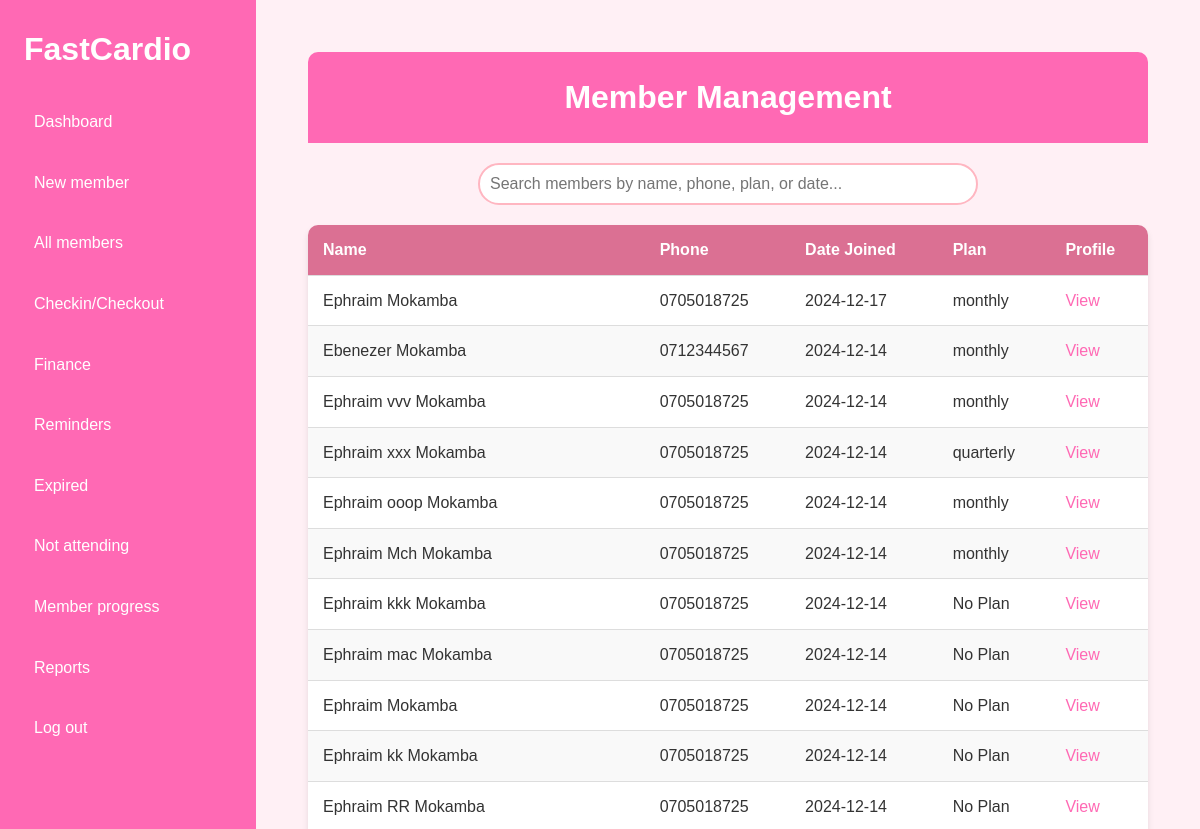
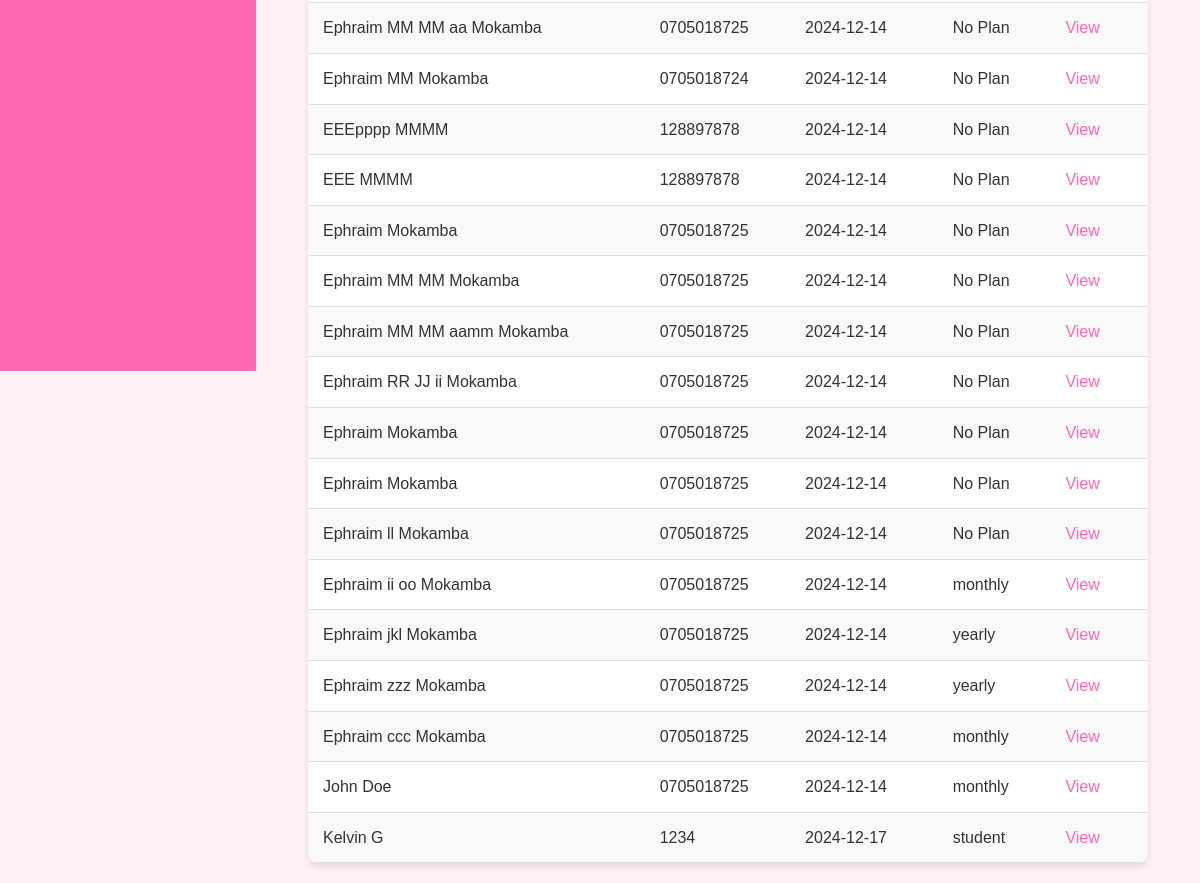
/members/, run on an earlier commit of the app's database (2 pictures, top to bottom).
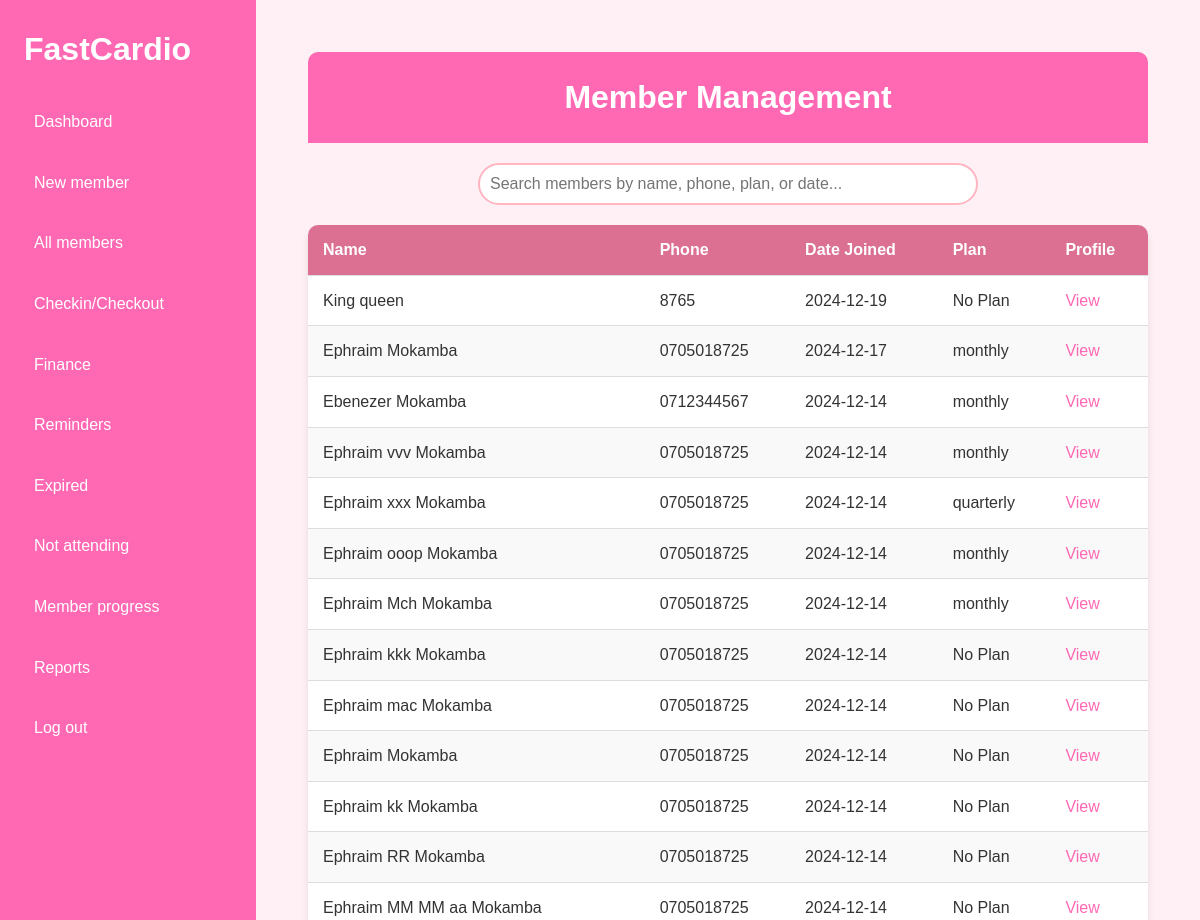
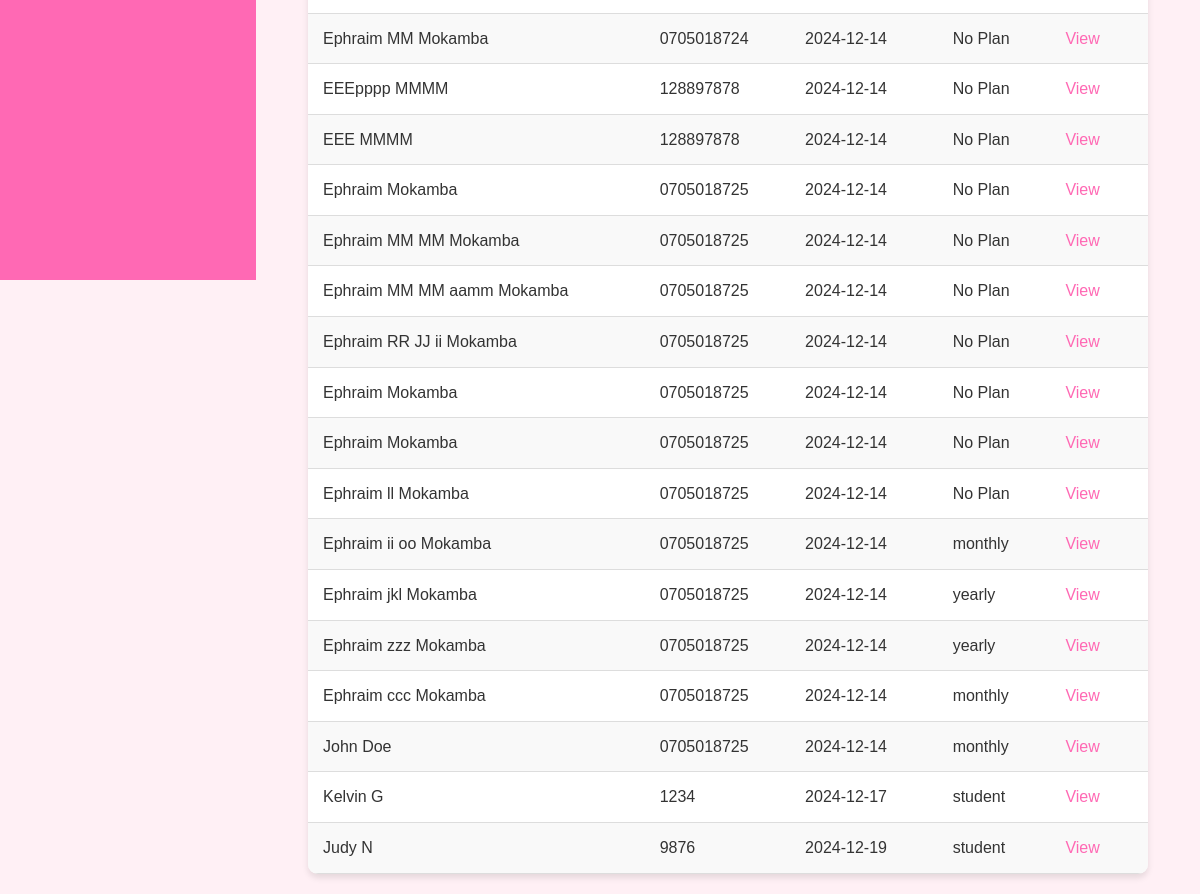
And on a later commit of the database (2 pictures, top to bottom).
### members/models.py (models this page shows, shortened)
class Member(models.Model):
    first_name = models.CharField(max_length=50)
    last_name = models.CharField(max_length=50)
    phone_number = models.CharField(max_length=15)
    date_joined = models.DateTimeField(auto_now_add=True)
    is_active = models.BooleanField(default=True)
    additional_info = models.TextField(blank=True,null=True)
    gender = models.CharField(max_length= 6)
    def __str__(self):
        return f"{self.first_name} {self.last_name}"

class PaymentDetails(models.Model):
    PLAN_CHOICES = [
        ('monthly', 'Monthly'),
        ('quarterly', 'Quarterly'),
        ('yearly', 'Yearly'),
        ('student', 'Student Package'),
    ]
    member = models.ForeignKey('Member', on_delete=models.CASCADE, related_name='payments', verbose_name="Member")
    plan = models.CharField(max_length=20, choices=PLAN_CHOICES, verbose_name="Payment Plan")
    amount = models.DecimalField(max_digits=10, decimal_places=2, verbose_name="Amount Paid")
    payment_date = models.DateField(default=timezone.now, verbose_name="Payment Date")
    transaction_id = models.CharField(max_length=100, blank=True, null=True, verbose_name="Transaction ID")
    class Meta:
        verbose_name = "Payment Detail"
        verbose_name_plural = "Payment Details"
        ordering = ['-payment_date']

### members/views.py (the view)
# urls.py: path('', include('members.urls'))
def members(request):
    members_with_payments = []
    for member in Member.objects.filter(is_active=True):
        payments = PaymentDetails.objects.filter(member=member)
        total_amount_paid = payments.aggregate(total=Sum('amount'))['total'] or 0
        latest_payment = payments.order_by('-payment_date').first()
        print(member.date_joined)
        member_data = {
            'id': member.id,
            'full_name': str(member),
            'first_name': member.first_name,
            'last_name': member.last_name,
            'phone_number': member.phone_number,
            'date_joined': member.date_joined,
            'additional_info': member.additional_info or '',
            'total_amount_paid': total_amount_paid,
            'latest_plan': latest_payment.plan if latest_payment else 'No Plan',
            'latest_payment_date': latest_payment.payment_date if latest_payment else None,
        }
        members_with_payments.append(member_data)
        members_with_payments.reverse()
    return render(request, 'allmembers.html', {
        'members': members_with_payments
    })

### members/templates/allmembers.html (shortened to what this page needs)
{% extends 'sidebar.html' %}
{% load static %}
{% block extra_styles %}
    <link rel="stylesheet" href="{% static 'allmembers.css' %}">
{% endblock %}
{% block content %}
    <div class="dashboard">
        <header class="dashboard-header">
            <h1>Member Management</h1>
        </header>
        <div class="search-container">
            <input type="text" id="searchInput" class="search-input" placeholder="Search members by name, phone, plan, or date...">
        </div>
        <table class="members-table">
            <thead>
                <tr>
                    <th>Name</th>
                    <th>Phone</th>
                    <th>Date Joined</th>
                    <th>Plan</th>
                    <th>Profile</th>
                </tr>
            </thead>
            <tbody id="memberTableBody">
                {% for member in members %}
                <tr>
                    <td>{{ member.full_name }}</td>
                    <td>{{ member.phone_number }}</td>
                    <td>{{ member.date_joined|date:"Y-m-d" }}</td>
                    <td>{{ member.latest_plan }}</td>
                    <td><a style="text-decoration: none; color: #FF69B4;" href="{% url 'Member details' member.id %}">View</a>
                </tr>
                {% endfor %}
            </tbody>
        </table>
    </div>
{% endblock %}

What changed in the data, as far as the page shows it:
added Member: phone_number "8765", date_joined "2024-12-19"
added Member: phone_number "9876", date_joined "2024-12-19"
added PaymentDetails: latest_plan "student"
Also different on the page:
new list line: "King queen No Plan View"
new list line: "Judy N View"
